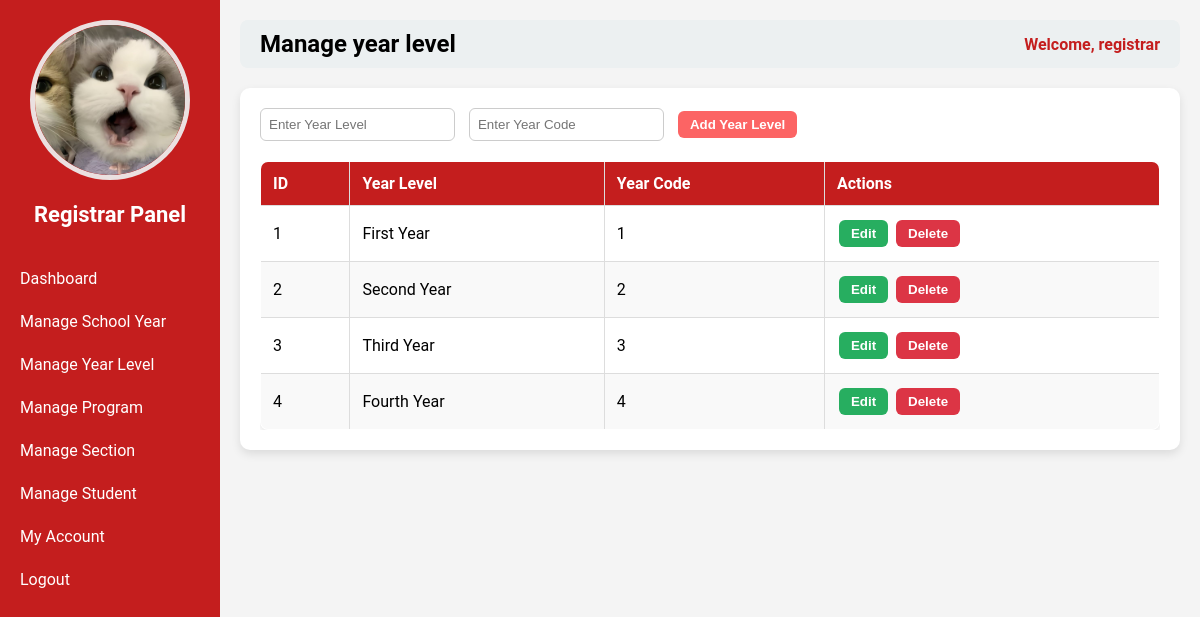
The page /registrar.php?page=manage_year_level (signed in) on the database as committed earlier.
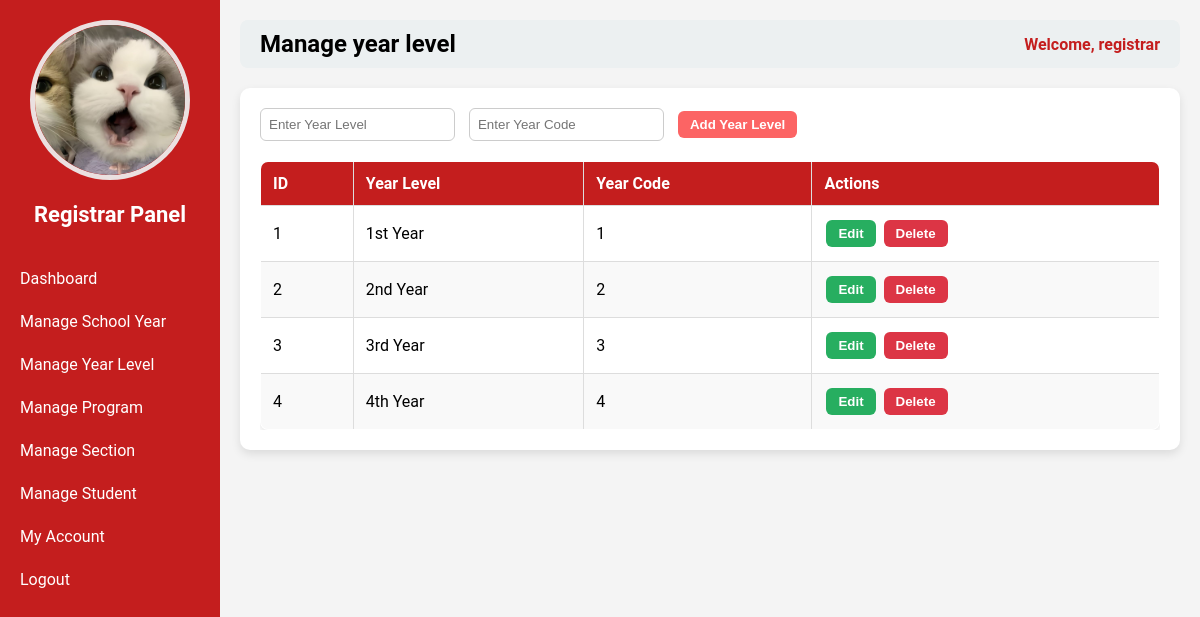
The same page on the database as committed later.
### tables this page shows
CREATE TABLE `year_levels` (
  `id` int(11) NOT NULL,
  `year_level` varchar(50) NOT NULL,
  `year_code` varchar(50) NOT NULL
);

### registrar_pages/manage_year_level.php (the view, shortened to what this page needs)
<?php
require __DIR__ . '/../db_connect.php';
$edit_mode = false;
$edit_id = null;
$edit_year_level = "";
$edit_year_code = "";
$year_levels = $pdo->query("SELECT * FROM year_levels ORDER BY id ASC")->fetchAll(PDO::FETCH_ASSOC);
?>
<div class="container">
    <form method="POST" class="form-box">
        <input type="text" name="year_level" placeholder="Enter Year Level"
               value="<?= htmlspecialchars($edit_year_level); ?>" required>
        <input type="text" name="year_code" placeholder="Enter Year Code"
               value="<?= htmlspecialchars($edit_year_code); ?>" required>
        <?php if ($edit_mode): ?>
            <input type="hidden" name="id" value="<?= $edit_id; ?>">
            <button type="submit" name="update_year_level" class="btn btn-warning">Update Year Level</button>
            <a href="" class="btn btn-secondary">Cancel</a>
        <?php else: ?>
            <button type="submit" name="add_year_level" class="btn btn-primary">Add Year Level</button>
        <?php endif; ?>
    </form>
    <div class="table-box">
        <table class="styled-table">
            <thead>
                <tr>
                    <th>ID</th>
                    <th>Year Level</th>
                    <th>Year Code</th>
                    <th>Actions</th>
                </tr>
            </thead>
            <tbody>
            <?php foreach ($year_levels as $yl): ?>
                <tr>
                    <td><?= $yl['id']; ?></td>
                    <td><?= htmlspecialchars($yl['year_level']); ?></td>
                    <td><?= htmlspecialchars($yl['year_code']); ?></td>
                    <td>
                        <form method="POST" class="inline-form">
                            <button type="submit" name="edit_year_level" class="btn btn-info">Edit</button>
                        </form>
                        <form method="POST" class="inline-form">
                            <button type="submit" name="delete_year_level" class="btn btn-danger" onclick="return confirm('Are you sure?')">Delete</button>
                        </form>
                    </td>
                </tr>
            <?php endforeach; ?>
            </tbody>
        </table>
    </div>
</div>

Rows that differ between the two databases and show on the page:
changed year_levels id 1: year_level "First Year" → "1st Year"
changed year_levels id 2: year_level "Second Year" → "2nd Year"
changed year_levels id 3: year_level "Third Year" → "3rd Year"
changed year_levels id 4: year_level "Fourth Year" → "4th Year"
